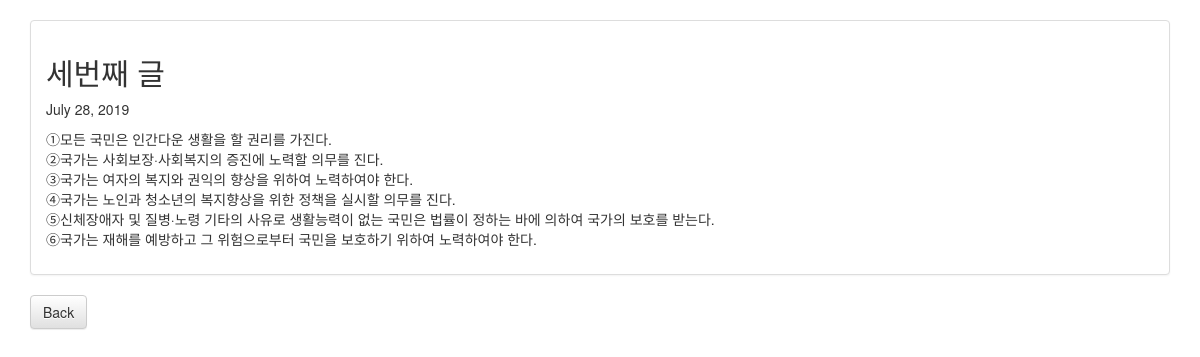
Page /blog/3 on the committed database.
### blog/models.py (models this page shows, shortened)
class Blog(models.Model):
    title = models.CharField(max_length = 200)
    pub_date = models.DateField('date published')
    body = models.TextField()

### blog/views.py (the view)
# urls.py: path('<int:blog_id>', views.detail, name = 'detail'),
def detail(request, blog_id):
    blog_detail = get_object_or_404(Blog, pk=blog_id)
    return render(request, 'detail.html', {'blog':blog_detail})

### blog/templates/detail.html
{% extends 'base.html' %}
{% block content %}
    <div class="panel panel-default">
        <div class="panel-body">
            <div class="blog-main">
                <h2 class="blog-post-title">
                    {{blog.title}}
                </h2>
                <p class="blog-post-meta">
                   {{blog.pub_date}}
                </p>
                <p>{{blog.body|linebreaks}}</p>
            </div>
        </div>
    </div>
    <a href="{% url 'home'  %}" class="btn btn-default">Back</a>
{% endblock content %}

### rows in the picture
Blog: title "세번째 글", pub_date "July 28, 2019", body "①모든 국민은 인간다운 생활을 할 권리를 가진다. ②국가는 사회보장·사회복지의 증진에 노력할 의무를 진다. ③국가는 여자의 복지와 권익의 향상을 위하여 노력하여야 한다. ④국가는 노인과 청소년의 복지향상을 위한 정책을 실시할 의무를 진다. ⑤신체장애자 및 질병·노령 기타의 사유로 생활능력이 없는 국민은 법률이 정하는 바에 의하여 국가의 보호를 받는다. ⑥국가는 재해를 예방하고 그 위험으로부터 국민을 보호하기 위하여 노력하여야 한다."
